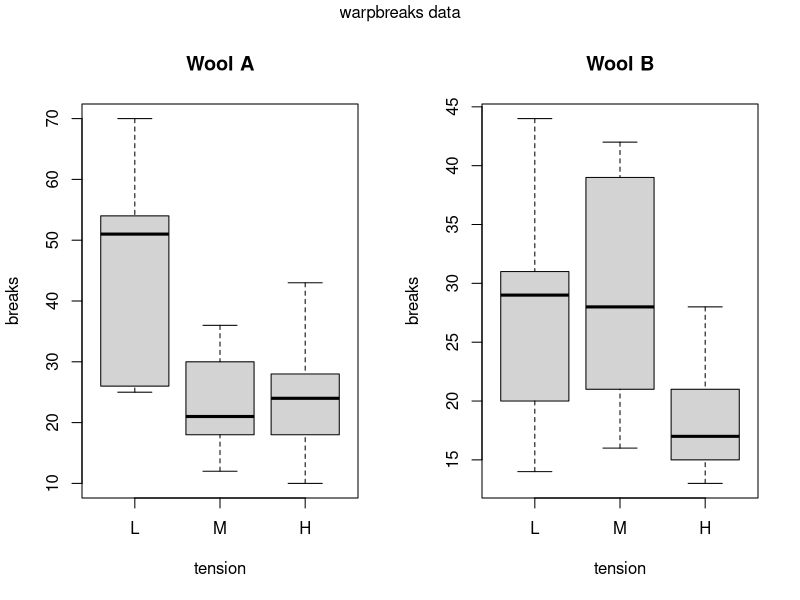

Recreate this plot in R.
#!/usr/bin/env Rscript
library(stats)
library(graphics)
summary(warpbreaks)
opar <- par(mfrow = c(1, 2), oma = c(0, 0, 1.1, 0))
plot(breaks ~ tension,
  data = warpbreaks, col = "lightgray",
  varwidth = TRUE, subset = wool == "A", main = "Wool A"
)
plot(breaks ~ tension,
  data = warpbreaks, col = "lightgray",
  varwidth = TRUE, subset = wool == "B", main = "Wool B"
)
mtext("warpbreaks data", side = 3, outer = TRUE)
par(opar)
summary(fm1 <- lm(breaks ~ wool * tension, data = warpbreaks))
anova(fm1)
